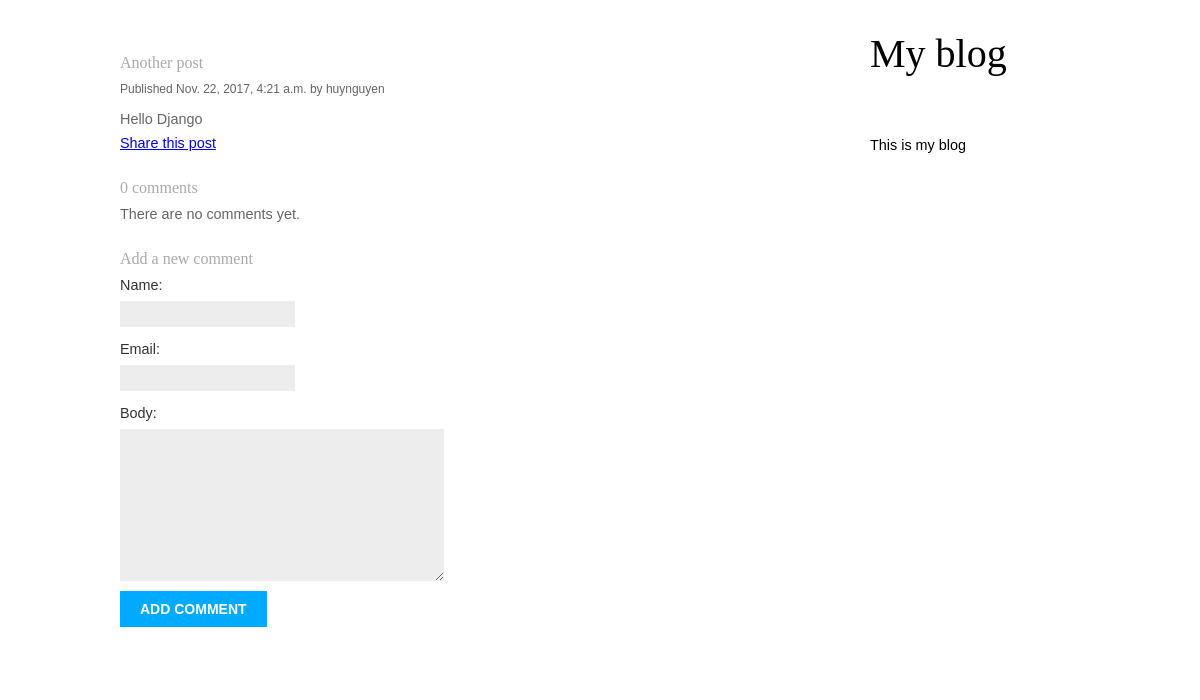
Screenshot of /blog/2017/11/22/post-2/ with the database file from the repository.
### blog/models.py (models this page shows, shortened)
class Post(models.Model):
    STATUS_CHOICES = (
        ('draft', 'Draft'),
        ('published', 'Published'),
    )
    title = models.CharField(max_length=250)
    slug = models.SlugField(max_length=250, unique_for_date='publish')
    author = models.ForeignKey(User, related_name='blog_posts')
    body = models.TextField()
    publish = models.DateTimeField(default=timezone.now)
    created = models.DateTimeField(auto_now_add=True)
    updated = models.DateTimeField(auto_now=True)
    status = models.CharField(max_length=10, choices=STATUS_CHOICES, default='draft')
    objects = models.Manager()  # default Manager
    published = PublishedManager()
    class Meta:
        ordering = ('-publish',)

### blog/views.py (the view)
def post_detail(request, year, month, day, post):
    post = get_object_or_404(Post,
                             slug=post,
                             status='published',
                             publish__year=year,
                             publish__month=month,
                             publish__day=day)
    comments = post.comments.filter(active=True)
    if request.method == 'POST':
        comment_form = CommentForm(data=request.POST)
        if comment_form.is_valid():
            new_comment = comment_form.save(commit=False)
            new_comment.post = post
            new_comment.save()
    else:
        comment_form = CommentForm()
    return render(request, 'blog/post/detail.html', {'post': post,
                                                     'comments': comments,
                                                     'comment_form': comment_form})

### blog/forms.py
class CommentForm(forms.ModelForm):
    class Meta:
        model = Comment
        fields = ('name', 'email', 'body')

### blog/templates/blog/post/detail.html (shortened to what this page needs)
{% extends "blog/base.html" %}
{% block content %}
    <h2>{{ post.title }}</h2>
    <p class="date">Published {{ post.publish }} by {{ post.author }}</p>
    {{ post.body|linebreaks }}
    <p><a href="{% url "blog:post_share" post.id %}">Share this post</a></p>
    {% with comments.count as total_comments %}
        <h2>{{ total_comments }} comment{{ total_comments|pluralize }}</h2>
    {% endwith %}
    {% for comment in comments %}
        <div class="comment">
            <p class="info">Comment {{ forloop.counter }} by {{ comment.name }} {{ comment.created }}</p>
            {{ comment.body|linebreaks }}
        </div>
    {% empty %}
        <p>There are no comments yet.</p>
    {% endfor %}
    {% if new_comment %}
        <h2>Your comment has been added.</h2>
    {% else %}
        <h2>Add a new comment</h2>
        <form action="." method="post">
            {{ comment_form.as_p }}
            <p><input type="submit" value="Add comment"></p>
        </form>
    {%  endif %}
{% endblock %}

### blog/static/css/blog.css (style rules this page uses)
body, div, h1, h2, h3, h4, h5, h6, p, ul, ol, li, dl, dt, dd, img, form, fieldset, blockquote { margin: 0; padding: 0; border: 0; }
body { font-family: Helvetica, Arial, Sans-Serif; }
#content #main h2 { font: 1em Georgia, Serif; color: #aaa; margin: 0 0 5px 0; margin-top: 1.5em; }
p { font-size: 0.9em; }
.date { font-size: 0.75em; margin-bottom: 0.5em; }
label { float:left; clear:both; color:#333; margin-bottom:4px; }
input, textarea { clear:both; float:left; margin:0 0 10px; background:#ededed; border:0; padding:6px 10px; font-size:12px; }
input[type=submit] { font-weight:bold; background:#00abff; color:#fff; padding:10px 20px; font-size:14px; text-transform:uppercase; }

### rows the page displays
Post: title "Another post", publish "Nov. 22, 2017, 4:21 a.m.", author "huynguyen", body "Hello Django"

### other values shown
{{ total_comments }} "0"
